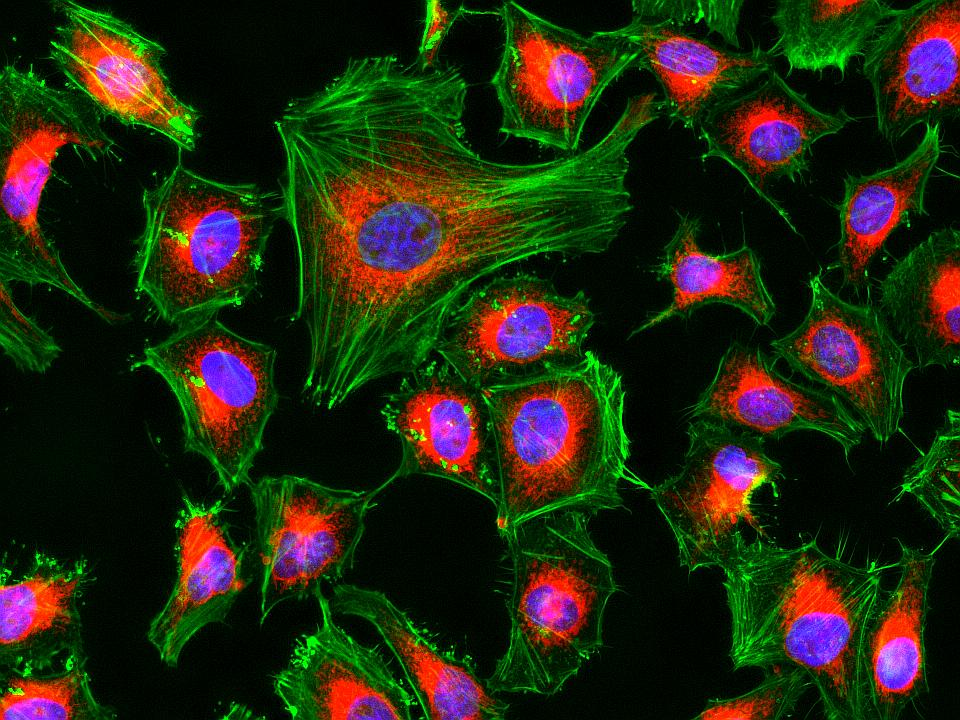
#> input picture img_cell.jpg, 960 x 720 px
$ python main.py
#> lines starting #> are read from the running program, lines starting #| are printed output that depends on the picture; after the words box and inside, x2 and y2 are one past the last pixel; in counts of white or black regions, pixels touching at a corner belong together
#> the answer given: 1
"""Daniel Iván Lozano Simanca
Andrés Camilo Bastidas
Info II grupos de Yesid (somos de grupos diferentes)"""


import cv2
import numpy as np
import matplotlib.pyplot as plt
import os
import pydicom
import nibabel as nib
import dicom2nifti as d2n
import shutil

def mostrar_plt(imagen, cmap='gray'):
    plt.imshow(imagen, cmap=cmap, vmin=0, vmax=255)

def varias_plt(imagen, neu, cmap):
    #neu = imagen=cambio_color(imagen)
    plt.subplot(1,2,1)
    mostrar_plt(imagen, cmap)
    plt.title("Imagen BRG")

    plt.subplot(1,2,2)
    mostrar_plt(neu, cmap)
    plt.title("Imagen Conteo")
    plt.show()

def play_opencv():
    if os.path.exists('img_cell.jpg'):
        img_cell = cv2.imread('img_cell.jpg')
#> img_cell is the input picture: shape (720, 960, 3); mean B, G, R 17.7, 39.7, 36.5
        img_cell = cv2.cvtColor(img_cell, cv2.COLOR_BGR2RGB)

        img_cellR = img_cell[:,:,2]
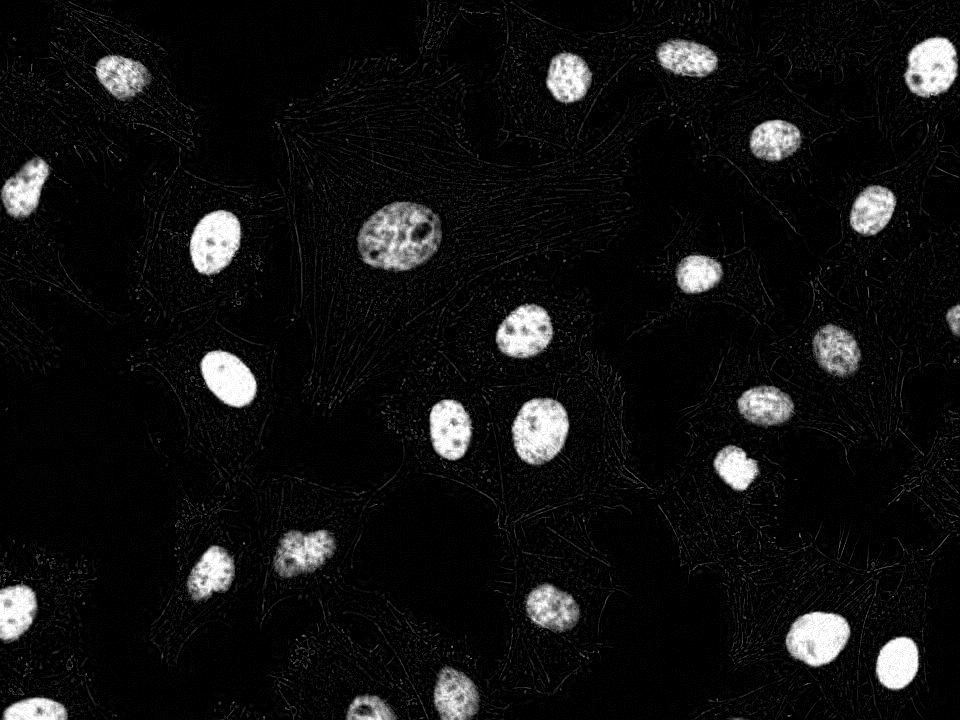
#> img_cellR: shape (720, 960); min 0, max 255, mean 17.7
        _, imgB = cv2.threshold(img_cellR, 90, 255, cv2.THRESH_BINARY)
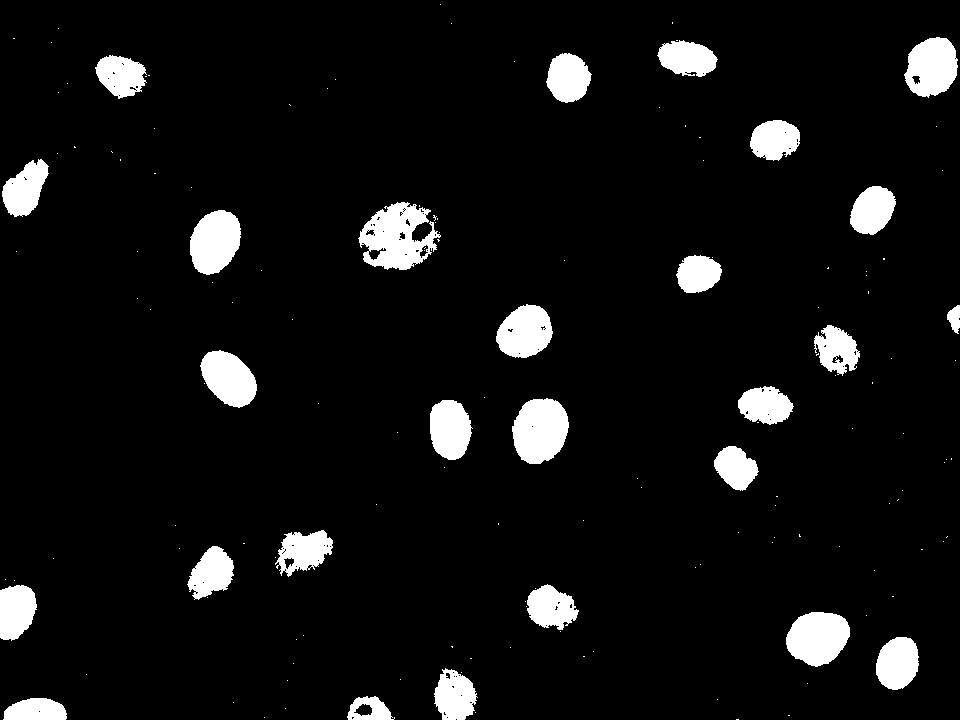
#> imgB: shape (720, 960); 6.9% white; 150 white regions (123 under 20 px), largest, box (x1, y1, x2, y2) and area: (358, 202, 441, 270) 3400, (512, 398, 569, 464) 2890, (786, 612, 850, 667) 2638
        kernel = np.ones((13,13), np.uint8)
        kernel1 = np.ones((15,15), np.uint8)
        imaDil = cv2.dilate(imgB, kernel, iterations = 1)
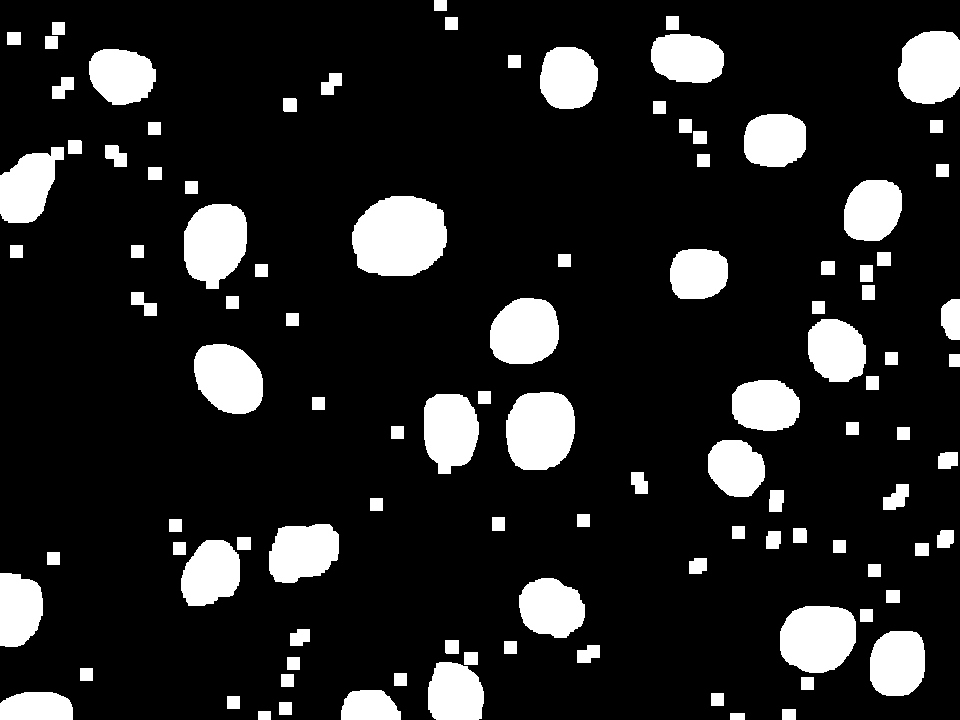
#> imaDil: shape (720, 960); 14.4% white; 105 white regions, largest, box (x1, y1, x2, y2) and area: (352, 196, 447, 276) 6185, (506, 392, 575, 470) 4515, (780, 606, 856, 673) 4210
        imaEro = cv2.erode(imaDil,kernel1,iterations = 1)
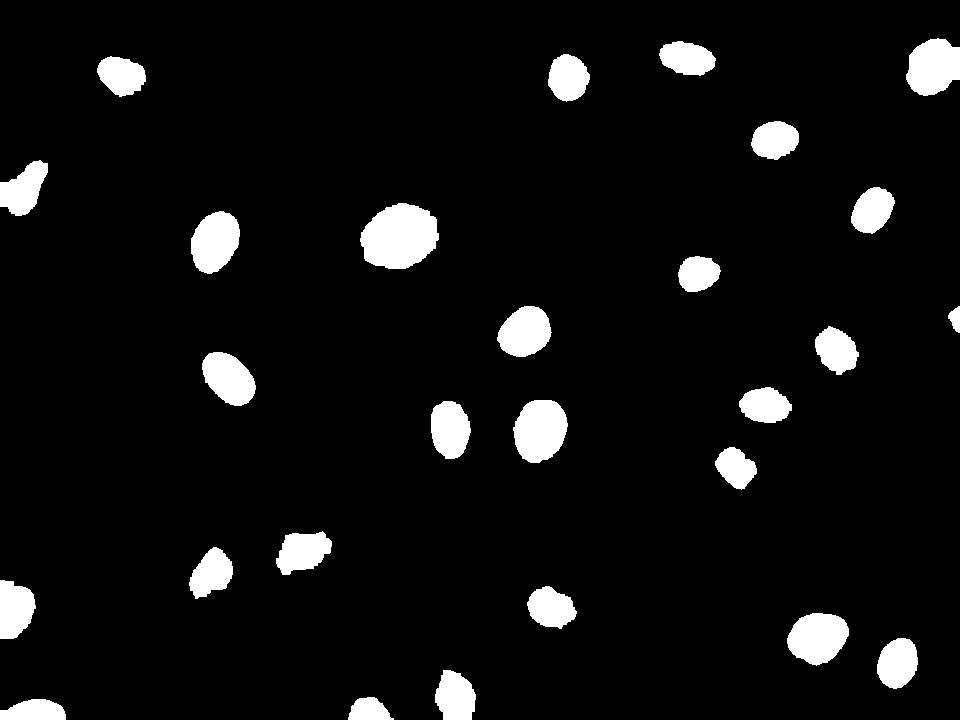
#> imaEro: shape (720, 960); 6.5% white; 27 white regions

        contours, _ = cv2.findContours(imaEro, cv2.RETR_EXTERNAL, cv2.CHAIN_APPROX_SIMPLE)
#> contours = 27 contours; largest, box (x1, y1, x2, y2) and area: (360, 203, 439, 269) 3818, (513, 400, 568, 463) 2566, (787, 613, 849, 666) 2322, (906, 38, 960, 96) 2312, (191, 211, 240, 274) 2202
        num_celulas = len(contours)
#> num_celulas = 27
        print("Número de células identificadas:", num_celulas)
#| Número de células identificadas: 27

        varias_plt(img_cell, imaEro, cmap='gray')

    else:
        print('El archivo no existe.')


"""Preguntar a Yesid"""
def parte_dicom():
    if os.path.exists('archivosDCM'):
        archivos_dicom = [archivo for archivo in os.listdir('archivosDCM') if archivo.endswith('.dcm')]
        archivos_dicom.sort()
        imagenes_dicom = [pydicom.dcmread(os.path.join('archivosDCM', archivo)) for archivo in archivos_dicom]
        for img in imagenes_dicom:
            plt.imshow(img.pixel_array, cmap='gray')
            plt.title("Imagen DICOM")
            plt.show()
    else:
        print("La carpeta no existe.")

while True:
    print("Opciones:\n1- Parte opencv\n2- Parte dicom")
#> (the run stopped early here; a loop or call above may not have finished)
